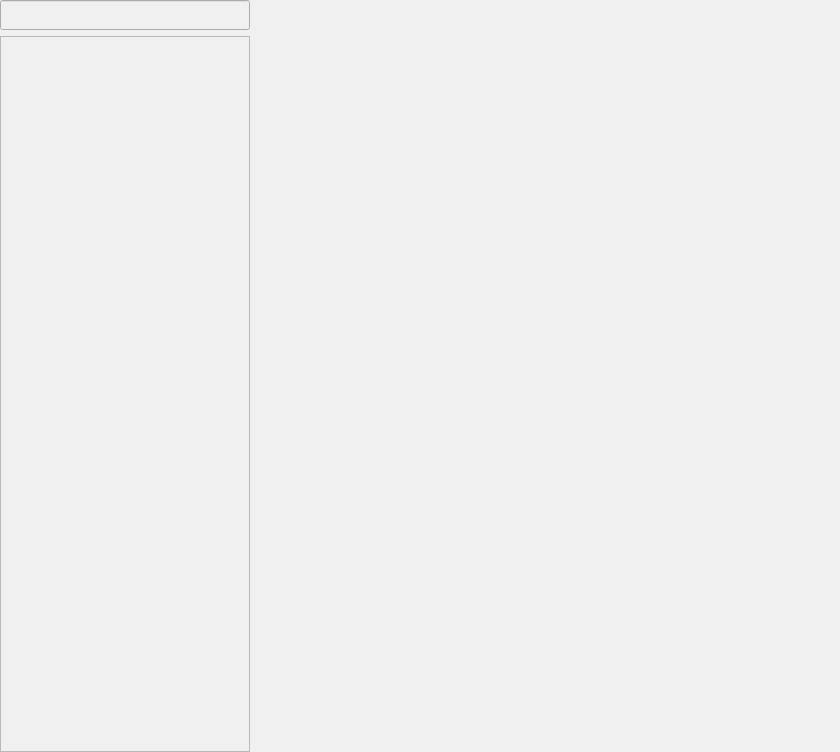
<?xml version="1.0" encoding="UTF-8"?>
<ui version="4.0">
    <class>Form</class>
    <widget class="QWidget" name="Form">
        <property name="geometry">
            <rect>
                <x>0</x>
                <y>0</y>
                <width>840</width>
                <height>752</height>
            </rect>
        </property>
        <property name="windowTitle">
            <string>Form</string>
        </property>
        <property name="styleSheet">
            <string notr="true">background: rgb(240, 240, 240);</string>
        </property>
        <layout class="QHBoxLayout" name="horizontalLayout" stretch="0,1">
            <property name="leftMargin">
                <number>0</number>
            </property>
            <property name="topMargin">
                <number>0</number>
            </property>
            <property name="rightMargin">
                <number>0</number>
            </property>
            <property name="bottomMargin">
                <number>0</number>
            </property>
            <item>
                <layout class="QVBoxLayout" name="verticalLayout">
                    <item>
                        <widget class="QLineEdit" name="lineEdit">
                            <property name="minimumSize">
                                <size>
                                    <width>250</width>
                                    <height>30</height>
                                </size>
                            </property>
                            <property name="maximumSize">
                                <size>
                                    <width>250</width>
                                    <height>16777215</height>
                                </size>
                            </property>
                        </widget>
                    </item>
                    <item>
                        <widget class="QListWidget" name="listWidget">
                            <property name="minimumSize">
                                <size>
                                    <width>250</width>
                                    <height>0</height>
                                </size>
                            </property>
                            <property name="maximumSize">
                                <size>
                                    <width>250</width>
                                    <height>16777215</height>
                                </size>
                            </property>
                            <property name="horizontalScrollBarPolicy">
                                <enum>Qt::ScrollBarAlwaysOff</enum>
                            </property>
                        </widget>
                    </item>
                </layout>
            </item>
            <item>
                <widget class="QStackedWidget" name="stackedWidget">
                    <property name="currentIndex">
                        <number>1</number>
                    </property>
                    <widget class="QWidget" name="page"/>
                    <widget class="QWidget" name="page_2"/>
                </widget>
            </item>
        </layout>
    </widget>
    <resources/>
    <connections/>
</ui>
